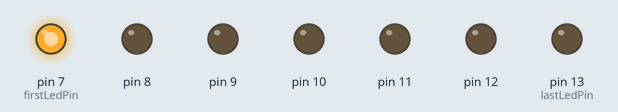
The sketch below on a simulated Arduino Uno, built with avr-gcc and run on an emulated ATmega328P. On the bench: output pins drawn as LEDs (lit = HIGH).

Above: at 0.05 s.
At 0.55 s:
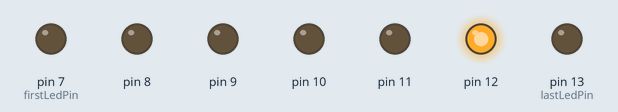
At 1.05 s:
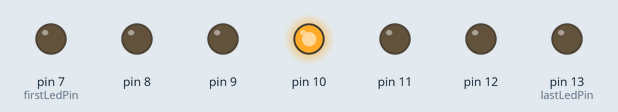
At 1.55 s:
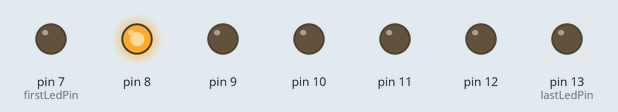
At 2.1 s:
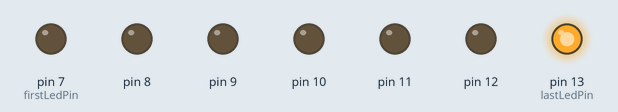
At 3.05 s:
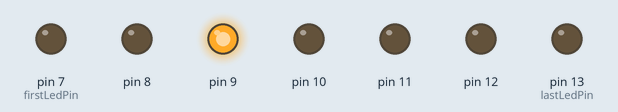
Timing chart, 0 to 3.4 s (numbered marks = the images above):
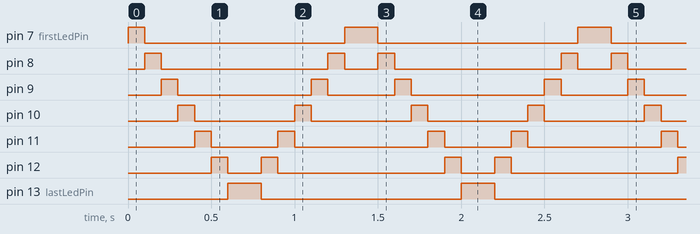

The sketch:

PRILED.ino
```cpp
const int firstLedPin = 7;
const int lastLedPin = 13;
void setup() {
  for(int led = firstLedPin; led <=lastLedPin; led = led + 1){
    pinMode(led,OUTPUT);
  }
}

void loop() {
  for(int led = firstLedPin; led<= lastLedPin; led= led+1){
    digitalWrite(led,HIGH);
    delay(100);
    digitalWrite(led, LOW);
  }
for (int led = lastLedPin; led >= firstLedPin; led= led - 1) {
  digitalWrite(led,HIGH);
  delay(100);
  digitalWrite(led, LOW);
}
}
```

Measured:
- by itself, pin 7 (firstLedPin): repeats every 1.4 s: LOW 1.2 s, HIGH 0.20 s
- by itself, pin 8: repeats every 1.4 s: LOW 1.0 s, HIGH 0.10 s, LOW 0.20 s, HIGH 0.10 s
- by itself, pin 9: repeats every 1.4 s: LOW 0.80 s, HIGH 0.10 s, LOW 0.40 s, HIGH 0.10 s
- by itself, pin 10: alternates HIGH for 0.10 s and LOW for 0.60 s
- by itself, pin 11: repeats every 1.4 s: LOW 0.40 s, HIGH 0.10 s, LOW 0.80 s, HIGH 0.10 s
- by itself, pin 12: repeats every 1.4 s: LOW 0.20 s, HIGH 0.10 s, LOW 1.0 s, HIGH 0.10 s
- by itself, pin 13 (lastLedPin): alternates HIGH for 0.20 s and LOW for 1.2 s
